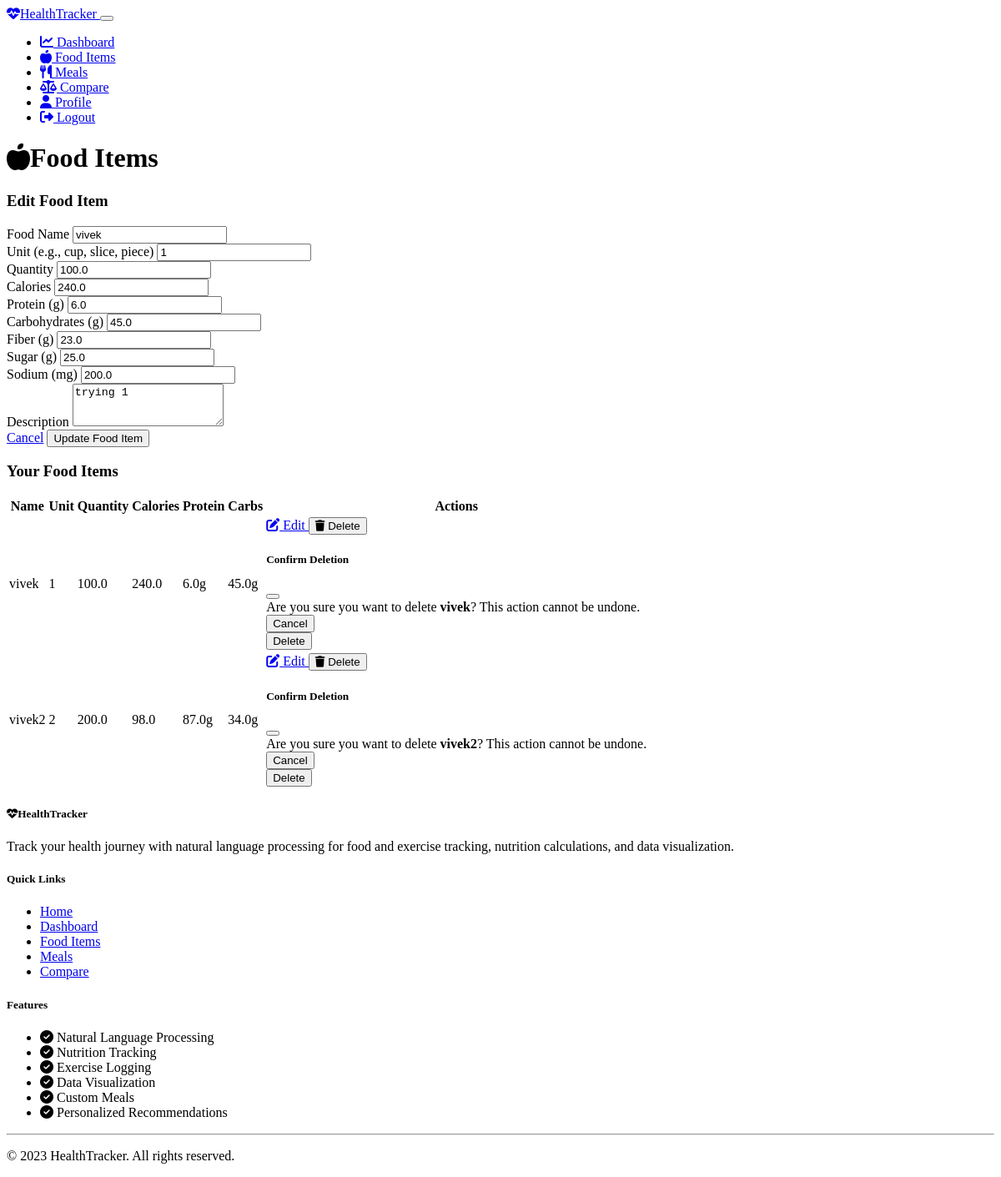
Page /edit_food_item/1 (signed in) on the earlier database version.
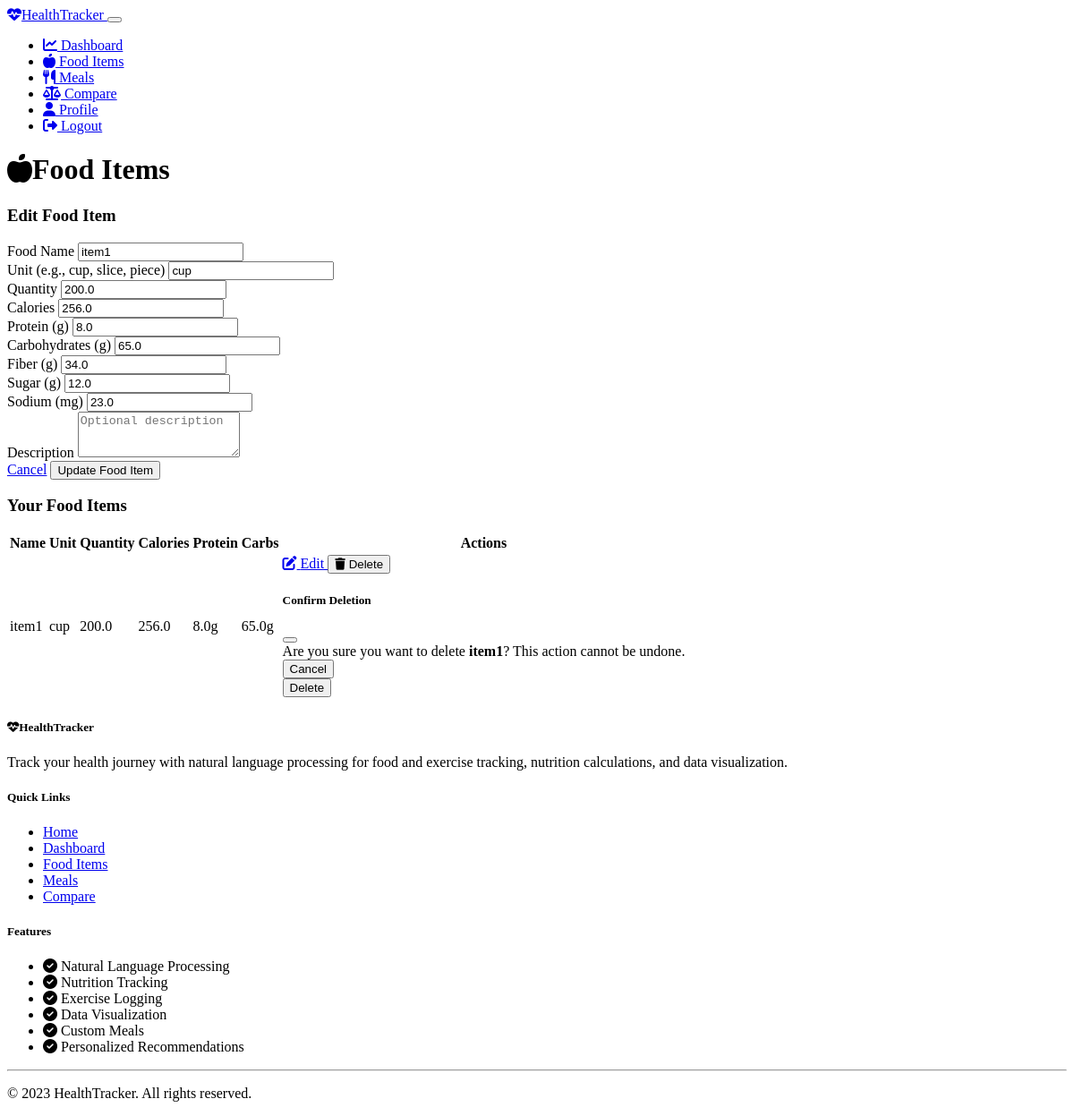
Same page on the later database version.
### models.py (models this page shows, shortened)
class CustomItem(db.Model):
    id = db.Column(db.Integer, primary_key=True, autoincrement=True)
    user_id = db.Column(db.Integer, db.ForeignKey('user.id'), nullable=False)
    name = db.Column(db.String(200), nullable=False)
    description = db.Column(db.String(500), nullable=True)
    unit = db.Column(db.String(50), nullable=False)
    quantity = db.Column(db.Float, nullable=False)
    calories = db.Column(db.Float, nullable=False)
    protein = db.Column(db.Float, nullable=False)
    carbohydrates = db.Column(db.Float, nullable=False)
    fiber = db.Column(db.Float, nullable=False)
    sugar = db.Column(db.Float, nullable=False)
    sodium = db.Column(db.Float, nullable=False)
    created_at = db.Column(db.DateTime,default=lambda: datetime.now(pytz.timezone('Asia/Kolkata')).date())
    meal_items = db.relationship('MealItem', backref='custom_item', lazy=True)

### routes.py (the view, shortened to what this page needs)
@app.route('/edit_food_item/<int:item_id>', methods=['GET', 'POST'])
@login_required
def edit_food_item(item_id):
    item = CustomItem.query.get_or_404(item_id)
    if item.user_id != current_user.id:
        flash('You are not authorized to edit this item.', 'danger')
        return redirect(url_for('food_items'))
    form = CustomItemForm()
    if request.method == 'GET':
        form.name.data = item.name
        form.description.data = item.description
        form.unit.data = item.unit
        form.quantity.data = item.quantity
        form.calories.data = item.calories
        form.protein.data = item.protein
        form.carbohydrates.data = item.carbohydrates
        form.fiber.data = item.fiber
        form.sugar.data = item.sugar
        form.sodium.data = item.sodium
    return render_template('food_items.html', form=form, edit_item=item, items=CustomItem.query.filter_by(user_id=current_user.id).all())

### forms.py
class CustomItemForm(FlaskForm):
    name = StringField('Food Name', validators=[DataRequired()])
    description = TextAreaField('Description', validators=[Optional()])
    unit = StringField('Unit (e.g., cup, slice, piece)', validators=[DataRequired()])
    quantity = FloatField('Quantity', validators=[DataRequired()])
    calories = FloatField('Calories', validators=[DataRequired()])
    protein = FloatField('Protein (g)', validators=[DataRequired()])
    carbohydrates = FloatField('Carbohydrates (g)', validators=[DataRequired()])
    fiber = FloatField('Fiber (g)', validators=[DataRequired()])
    sugar = FloatField('Sugar (g)', validators=[DataRequired()])
    sodium = FloatField('Sodium (mg)', validators=[DataRequired()])
    submit = SubmitField('Save Food Item')

### app.py (called while the page is built)
@login_manager.user_loader
def load_user(user_id):
    from models import User
    return User.query.get(int(user_id))

### templates/food_items.html (shortened to what the changed rows need)
{% extends "base.html" %}
{% block content %}
<div class="row mb-4">
    <div class="col-12">
        <h1 class="mb-4"><i class="fas fa-apple-alt me-2"></i>Food Items</h1>
        <div class="card border-0 shadow-sm mb-4">
            <div class="card-body p-4">
                <form method="POST" action="{% if edit_item %}{{ url_for('edit_food_item', item_id=edit_item.id) }}{% else %}{{ url_for('add_food_item') }}{% endif %}">
                    <div class="row">
                        <div class="col-md-6 mb-3">
                            {{ form.name.label(class="form-label") }}
                            {% if form.name.errors %}
                                {{ form.name(class="form-control is-invalid") }}
                                <div class="invalid-feedback">
                                    {% for error in form.name.errors %}
                                        {{ error }}
                                    {% endfor %}
                                </div>
                            {% else %}
                                {{ form.name(class="form-control", placeholder="e.g., Homemade Granola") }}
                            {% endif %}
                        </div>
                        <div class="col-md-3 mb-3">
                            {{ form.unit.label(class="form-label") }}
                            {% if form.unit.errors %}
                                {{ form.unit(class="form-control is-invalid") }}
                                <div class="invalid-feedback">
                                    {% for error in form.unit.errors %}
                                        {{ error }}
                                    {% endfor %}
                                </div>
                            {% else %}
                                {{ form.unit(class="form-control", placeholder="e.g., cup, piece") }}
                            {% endif %}
                        </div>
                        <div class="col-md-3 mb-3">
                            {{ form.quantity.label(class="form-label") }}
                            {% if form.quantity.errors %}
                                {{ form.quantity(class="form-control is-invalid") }}
                                <div class="invalid-feedback">
                                    {% for error in form.quantity.errors %}
                                        {{ error }}
                                    {% endfor %}
                                </div>
                            {% else %}
                                {{ form.quantity(class="form-control", placeholder="e.g., 1") }}
                            {% endif %}
                        </div>
                    </div>
                    <div class="row">
                        <div class="col-md-4 mb-3">
                            {{ form.calories.label(class="form-label") }}
                            {% if form.calories.errors %}
                                {{ form.calories(class="form-control is-invalid") }}
                                <div class="invalid-feedback">
                                    {% for error in form.calories.errors %}
                                        {{ error }}
                                    {% endfor %}
                                </div>
                            {% else %}
                                {{ form.calories(class="form-control", placeholder="e.g., 240") }}
                            {% endif %}
                        </div>
                        <div class="col-md-4 mb-3">
                            {{ form.protein.label(class="form-label") }}
                            {% if form.protein.errors %}
                                {{ form.protein(class="form-control is-invalid") }}
                                <div class="invalid-feedback">
                                    {% for error in form.protein.errors %}
                                        {{ error }}
                                    {% endfor %}
                                </div>
                            {% else %}
                                {{ form.protein(class="form-control", placeholder="e.g., 6") }}
                            {% endif %}
                        </div>
                        <div class="col-md-4 mb-3">
                            {{ form.carbohydrates.label(class="form-label") }}
                            {% if form.carbohydrates.errors %}
                                {{ form.carbohydrates(class="form-control is-invalid") }}
                                <div class="invalid-feedback">
                                    {% for error in form.carbohydrates.errors %}
                                        {{ error }}
                                    {% endfor %}
                                </div>
                            {% else %}
                                {{ form.carbohydrates(class="form-control", placeholder="e.g., 45") }}
                            {% endif %}
                        </div>
                    </div>
                    <div class="row">
                        <div class="col-md-4 mb-3">
                            {{ form.fiber.label(class="form-label") }}
                            {% if form.fiber.errors %}
                                {{ form.fiber(class="form-control is-invalid") }}
                                <div class="invalid-feedback">
                                    {% for error in form.fiber.errors %}
                                        {{ error }}
                                    {% endfor %}
                                </div>
                            {% else %}
                                {{ form.fiber(class="form-control", placeholder="e.g., 5") }}
                            {% endif %}
                        </div>
                        <div class="col-md-4 mb-3">
                            {{ form.sugar.label(class="form-label") }}
                            {% if form.sugar.errors %}
                                {{ form.sugar(class="form-control is-invalid") }}
                                <div class="invalid-feedback">
                                    {% for error in form.sugar.errors %}
                                        {{ error }}
                                    {% endfor %}
                                </div>
                            {% else %}
                                {{ form.sugar(class="form-control", placeholder="e.g., 12") }}
                            {% endif %}
                        </div>
                        <div class="col-md-4 mb-3">
                            {{ form.sodium.label(class="form-label") }}
                            {% if form.sodium.errors %}
                                {{ form.sodium(class="form-control is-invalid") }}
                                <div class="invalid-feedback">
                                    {% for error in form.sodium.errors %}
                                        {{ error }}
                                    {% endfor %}
                                </div>
                            {% else %}
                                {{ form.sodium(class="form-control", placeholder="e.g., 180") }}
                            {% endif %}
                        </div>
                    </div>
                    <div class="mb-3">
                        {{ form.description.label(class="form-label") }}
                        {% if form.description.errors %}
                            {{ form.description(class="form-control is-invalid", rows=3) }}
                            <div class="invalid-feedback">
                                {% for error in form.description.errors %}
                                    {{ error }}
                                {% endfor %}
                            </div>
                        {% else %}
                            {{ form.description(class="form-control", rows=3, placeholder="Optional description") }}
                        {% endif %}
                    </div>
                </form>
            </div>
        </div>
        <div class="card border-0 shadow-sm">
            <div class="card-body p-0">
                {% if items %}
                    <div class="table-responsive">
                        <table class="table table-hover mb-0" id="foodItemsTable">
                            <thead>
                                <tr>
                                    <th>Name</th>
                                    <th>Unit</th>
                                    <th>Quantity</th>
                                    <th>Calories</th>
                                    <th>Protein</th>
                                    <th>Carbs</th>
                                    <th>Actions</th>
                                </tr>
                            </thead>
                            <tbody>
                                {% for item in items %}
                                    <tr>
                                        <td>{{ item.name }}</td>
                                        <td>{{ item.unit }}</td>
                                        <td>{{ item.quantity }}</td>
                                        <td>{{ item.calories }}</td>
                                        <td>{{ item.protein }}g</td>
                                        <td>{{ item.carbohydrates }}g</td>
                                        <td>
                                            <div class="btn-group" role="group">
                                                <a href="{{ url_for('edit_food_item', item_id=item.id) }}" class="btn btn-sm btn-outline-primary">
                                                    <i class="fas fa-edit"></i> Edit
                                                </a>
                                                <button type="button" class="btn btn-sm btn-outline-danger" data-bs-toggle="modal" data-bs-target="#deleteModal{{ item.id }}">
                                                    <i class="fas fa-trash"></i> Delete
                                                </button>
                                            </div>
                                            <div class="modal fade" id="deleteModal{{ item.id }}" tabindex="-1" aria-labelledby="deleteModalLabel{{ item.id }}" aria-hidden="true">
                                                <div class="modal-dialog">
                                                    <div class="modal-content">
                                                        <div class="modal-header">
                                                            <h5 class="modal-title" id="deleteModalLabel{{ item.id }}">Confirm Deletion</h5>
                                                            <button type="button" class="btn-close" data-bs-dismiss="modal" aria-label="Close"></button>
                                                        </div>
                                                        <div class="modal-body">
                                                            Are you sure you want to delete <strong>{{ item.name }}</strong>? This action cannot be undone.
                                                        </div>
                                                        <div class="modal-footer">
                                                            <button type="button" class="btn btn-secondary" data-bs-dismiss="modal">Cancel</button>
                                                            <form action="{{ url_for('delete_food_item', item_id=item.id) }}" method="POST">
                                                                <button type="submit" class="btn btn-danger">Delete</button>
                                                            </form>
                                                        </div>
                                                    </div>
                                                </div>
                                            </div>
                                        </td>
                                    </tr>
                                {% endfor %}
                            </tbody>
                        </table>
                    </div>
                {% else %}
                    <div class="text-center p-4">
                        <p class="mb-0 text-muted">You don't have any custom food items yet. Add your first one above!</p>
                    </div>
                {% endif %}
            </div>
        </div>
    </div>
</div>
{% endblock %}

Differences in the rows shown:
removed CustomItem: name "vivek", unit "1", quantity "100.0", calories "240.0", protein "6.0", carbohydrates "45.0", fiber "23.0", sugar "25.0", sodium "200.0", description "trying 1"
removed CustomItem: name "vivek2", unit "2", quantity "200.0", calories "98.0", protein "87.0", carbohydrates "34.0"
added CustomItem: name "item1", unit "cup", quantity "200.0", calories "256.0", protein "8.0", carbohydrates "65.0", fiber "34.0", sugar "12.0", sodium "23.0"
